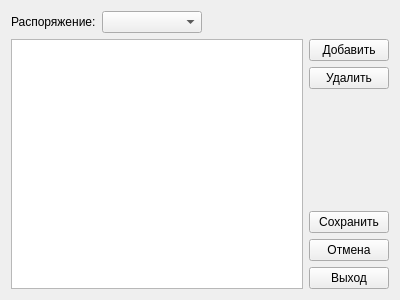
<?xml version="1.0" encoding="UTF-8"?>
<ui version="4.0">
 <class>CargoForm</class>
 <widget class="QWidget" name="CargoForm">
  <property name="geometry">
   <rect>
    <x>0</x>
    <y>0</y>
    <width>400</width>
    <height>300</height>
   </rect>
  </property>
  <property name="windowTitle">
   <string>Перечень груза - Изделия</string>
  </property>
  <property name="windowIcon">
   <iconset resource="../transport_control.qrc">
    <normaloff>:/images/new.png</normaloff>:/images/new.png</iconset>
  </property>
  <layout class="QVBoxLayout" name="verticalLayout_2">
   <item>
    <layout class="QHBoxLayout" name="horizontalLayout_3">
     <item>
      <widget class="QLabel" name="label_3">
       <property name="text">
        <string>Распоряжение:</string>
       </property>
      </widget>
     </item>
     <item>
      <widget class="QComboBox" name="cbOrder">
       <property name="sizePolicy">
        <sizepolicy hsizetype="Fixed" vsizetype="Fixed">
         <horstretch>0</horstretch>
         <verstretch>0</verstretch>
        </sizepolicy>
       </property>
       <property name="minimumSize">
        <size>
         <width>100</width>
         <height>0</height>
        </size>
       </property>
      </widget>
     </item>
     <item>
      <spacer name="horizontalSpacer_2">
       <property name="orientation">
        <enum>Qt::Horizontal</enum>
       </property>
       <property name="sizeHint" stdset="0">
        <size>
         <width>40</width>
         <height>20</height>
        </size>
       </property>
      </spacer>
     </item>
    </layout>
   </item>
   <item>
    <layout class="QHBoxLayout" name="horizontalLayout">
     <item>
      <widget class="QTableView" name="tvCargo"/>
     </item>
     <item>
      <layout class="QVBoxLayout" name="verticalLayout">
       <item>
        <widget class="QPushButton" name="pbAdd">
         <property name="text">
          <string>Добавить</string>
         </property>
        </widget>
       </item>
       <item>
        <widget class="QPushButton" name="pbDel">
         <property name="text">
          <string>Удалить</string>
         </property>
        </widget>
       </item>
       <item>
        <spacer name="verticalSpacer">
         <property name="orientation">
          <enum>Qt::Vertical</enum>
         </property>
         <property name="sizeHint" stdset="0">
          <size>
           <width>20</width>
           <height>40</height>
          </size>
         </property>
        </spacer>
       </item>
       <item>
        <widget class="QPushButton" name="pbSave">
         <property name="text">
          <string>Сохранить</string>
         </property>
        </widget>
       </item>
       <item>
        <widget class="QPushButton" name="pbCancel">
         <property name="text">
          <string>Отмена</string>
         </property>
        </widget>
       </item>
       <item>
        <widget class="QPushButton" name="pushButton_exit">
         <property name="text">
          <string>Выход</string>
         </property>
        </widget>
       </item>
      </layout>
     </item>
    </layout>
   </item>
  </layout>
 </widget>
 <tabstops>
  <tabstop>cbOrder</tabstop>
  <tabstop>pbAdd</tabstop>
  <tabstop>pbDel</tabstop>
  <tabstop>pbSave</tabstop>
  <tabstop>pbCancel</tabstop>
  <tabstop>pushButton_exit</tabstop>
  <tabstop>tvCargo</tabstop>
 </tabstops>
 <resources>
  <include location="../transport_control.qrc"/>
 </resources>
 <connections/>
</ui>
